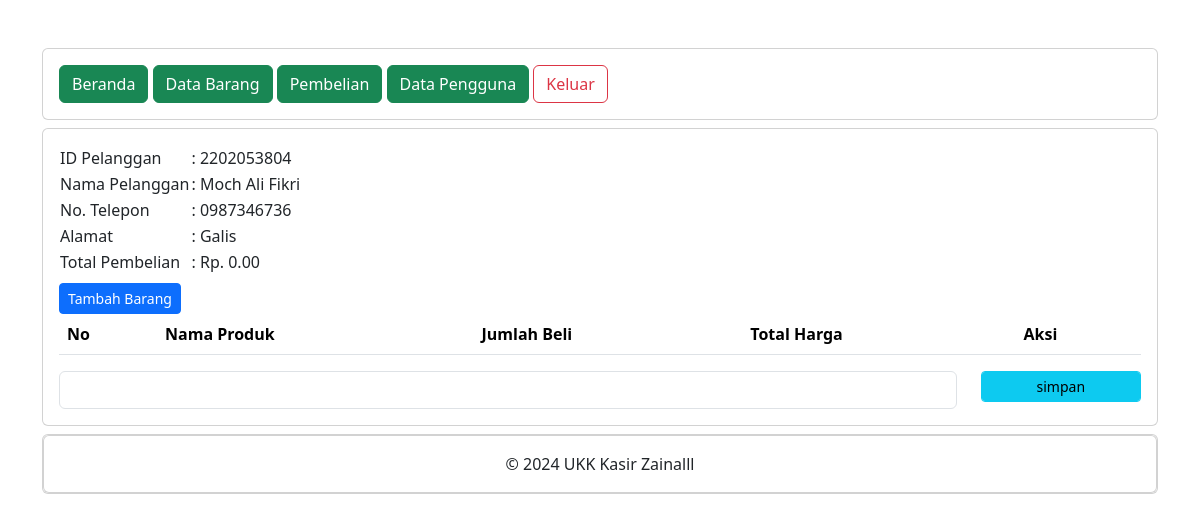
The app's page /ukk_zainal/administrator/detail_pembelian.php?PelangganID=2202053804 (signed in) with its own data.
### tables this page shows
CREATE TABLE `penjualan` (
  `PenjualanID` int(11) NOT NULL,
  `TanggalPenjualan` date NOT NULL,
  `TotalHarga` decimal(10,2) NOT NULL,
  `PelangganID` int(11) UNSIGNED NOT NULL
);

CREATE TABLE `pelanggan` (
  `PelangganID` int(11) UNSIGNED NOT NULL,
  `NamaPelanggan` varchar(255) NOT NULL,
  `Alamat` text NOT NULL,
  `NomorTelepon` varchar(15) NOT NULL
);

### ukk_zainal/administrator/detail_pembelian.php (the view, shortened to what this page needs)
<?php
include '../koneksi.php';
include "header.php";
include "navbar.php";
?>
<div class="card mt-2">
    <div class="card-body">
        <?php
        $PelangganID = $_GET['PelangganID'];
        $data = mysqli_query($koneksi,"SELECT * FROM pelanggan INNER JOIN penjualan ON pelanggan.PelangganID=penjualan.PelangganID");
        while($d = mysqli_fetch_array($data)){
            ?>
            <?php if ($d['PelangganID'] == $PelangganID) { ?>
            <table>
                <tr>
                    <td>ID Pelanggan</td>
                    <td>: <?= $d['PelangganID']; ?></td>
                </tr>
                <tr>
                    <td>Nama Pelanggan</td>
                    <td>: <?= $d['NamaPelanggan']; ?></td>
                </tr>
                <tr>
                    <td>No. Telepon</td>
                    <td>: <?= $d['NomorTelepon']; ?></td>
                </tr>
                <tr>
                    <td>Alamat</td>
                    <td>: <?= $d['Alamat']; ?></td>
                </tr>
                <tr>
                    <td>Total Pembelian</td>
                    <td>: Rp. <?= $d['TotalHarga']; ?></td>
                </tr>
            </table>
            <form method="post" action="tambah_detail_penjualan.php">
                <button type="submit" class="btn btn-primary btn-sm mt-2">Tambah Barang</button>
            </form>
            <table class="table">
                <thead>
                    <tr>
                        <th>No</th>
                        <th>Nama Produk</th>
                        <th>Jumlah Beli</th>
                        <th>Total Harga</th>
                        <th>Aksi</th>
                    </tr>
                </thead>
            </table>
            <form method="post" action="simpan_total_harga.php">
                <?php
                $detailpenjualan =  mysqli_query($koneksi, "SELECT SUM(subtotal) AS TotalHarga FROM detailpenjualan WHERE PenjualanID='$d[PenjualanID]'");
                $row =  mysqli_fetch_assoc($detailpenjualan);
                $sum = $row['TotalHarga'];
                ?>
                <div class="row">
                    <div class="col-sm-10">
                        <div class="form-group">
                            <input type="text" class="form-control" name="TotalHarga" value="<?= $sum ?>">
                        </div>
                    </div>
                    <div class="col-sm-2">
                        <div class="form-group">
                            <button class="btn btn-info btn-sm form-control" type="submit">simpan</button>
                        </div>
                    </div>
                </div>
            </form>
        <?php } else { ?>
            <?php
        }
        }
        ?>
    </div>
</div>
<?php
include "footer.php";
?>

### records on screen
penjualan: PelangganID "2202053804", PelangganID.NamaPelanggan "Moch Ali Fikri", PelangganID.NomorTelepon "0987346736", PelangganID.Alamat "Galis", TotalHarga "0.00"
